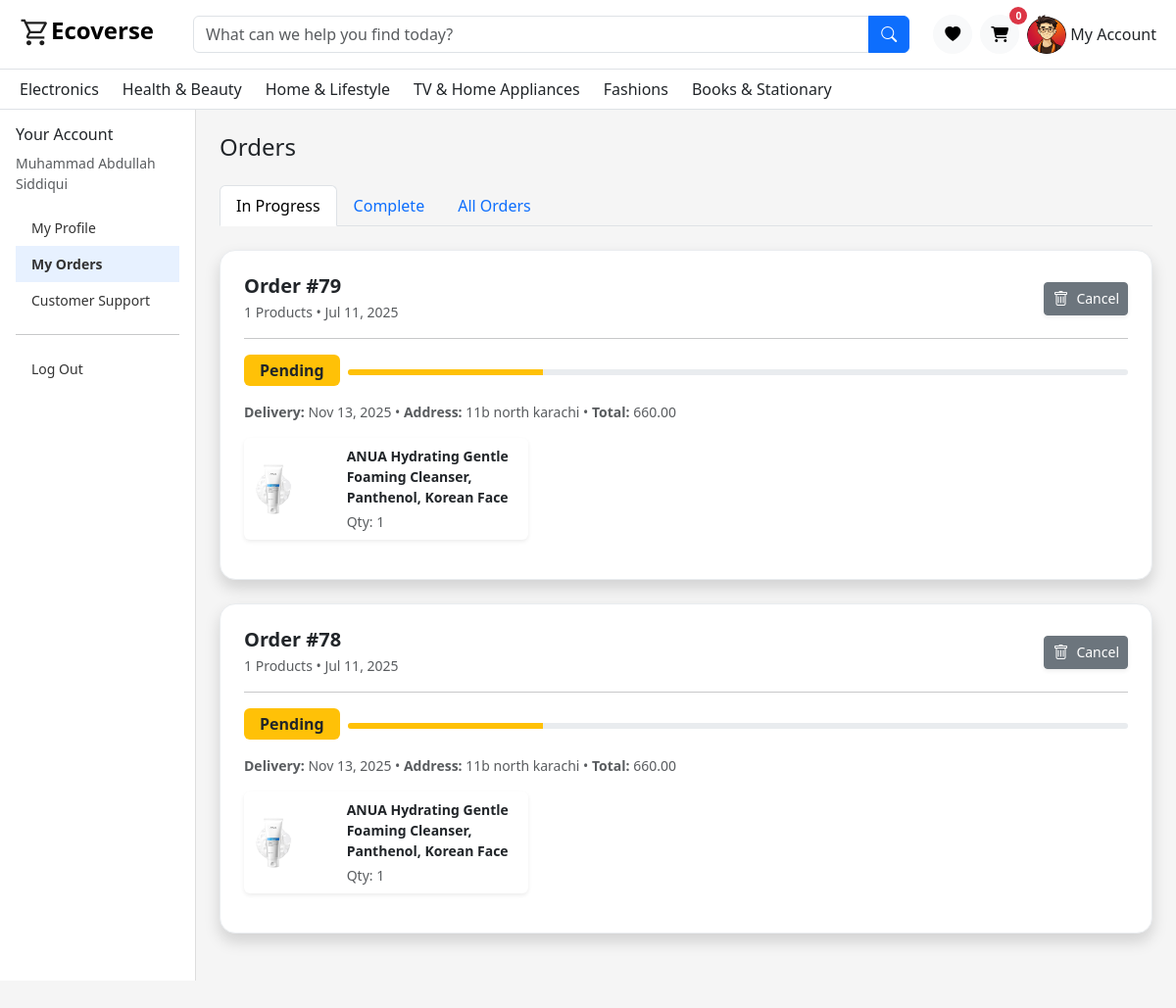
/Client/Profile.php (signed in), run on an earlier commit of the app's database.
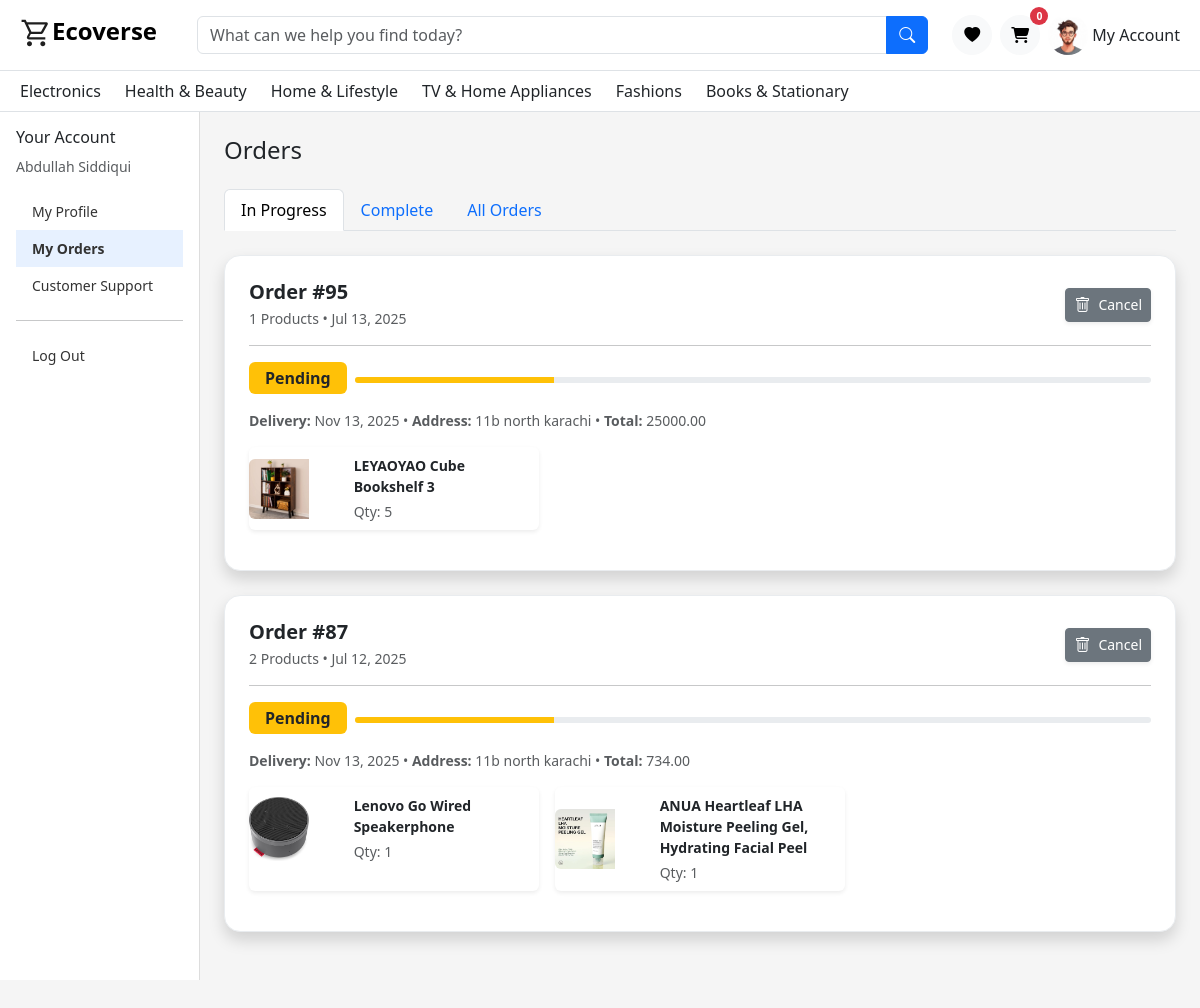
And on a later commit of the database.
### tables this page shows
CREATE TABLE `users` (
  `id` int(11) NOT NULL,
  `name` varchar(100) NOT NULL,
  `email` varchar(100) NOT NULL,
  `password` varchar(255) NOT NULL,
  `phone` varchar(20) DEFAULT NULL,
  `role` enum('user','admin') DEFAULT 'user',
  `status` enum('active','inactive') DEFAULT 'active',
  `created_at` datetime DEFAULT current_timestamp(),
  `updated_at` datetime DEFAULT current_timestamp() ON UPDATE current_timestamp(),
  `user_profile` varchar(255) NOT NULL DEFAULT '',
  `gender` enum('male','female') DEFAULT 'male',
  `email_token` varchar(255) DEFAULT NULL,
  `token_expiry` datetime DEFAULT NULL
);

CREATE TABLE `categories` (
  `id` int(11) NOT NULL,
  `name` varchar(100) NOT NULL
);

CREATE TABLE `orders` (
  `id` int(11) NOT NULL,
  `user_id` int(11) DEFAULT NULL,
  `address_id` int(11) DEFAULT NULL,
  `total` decimal(10,2) DEFAULT NULL,
  `status` enum('pending','shipped','delivered','cancelled') DEFAULT 'pending',
  `created_at` timestamp NOT NULL DEFAULT current_timestamp(),
  `payment_method` enum('Cash','Card','UPI','Wallet') NOT NULL
);

CREATE TABLE `addresses` (
  `id` int(11) NOT NULL,
  `user_id` int(11) NOT NULL,
  `full_name` varchar(100) NOT NULL,
  `phone` varchar(20) DEFAULT NULL,
  `address_line1` varchar(255) NOT NULL,
  `city` varchar(100) NOT NULL,
  `country` varchar(100) DEFAULT 'Pakistan',
  `type` enum('billing','shipping') NOT NULL,
  `created_at` timestamp NOT NULL DEFAULT current_timestamp(),
  `updated_at` timestamp NOT NULL DEFAULT current_timestamp()
);

CREATE TABLE `order_items` (
  `id` int(11) NOT NULL,
  `order_id` int(11) DEFAULT NULL,
  `product_id` int(11) DEFAULT NULL,
  `quantity` int(11) DEFAULT NULL,
  `price` decimal(10,2) DEFAULT NULL
);

CREATE TABLE `product_images` (
  `id` int(11) NOT NULL,
  `product_id` int(11) DEFAULT NULL,
  `image_url` varchar(255) DEFAULT NULL
);

CREATE TABLE `products` (
  `id` int(11) NOT NULL,
  `name` varchar(200) NOT NULL,
  `description` text DEFAULT NULL,
  `price` decimal(10,2) DEFAULT NULL,
  `subcategory_id` int(11) DEFAULT NULL,
  `created_at` datetime DEFAULT current_timestamp(),
  `brand_id` int(11) DEFAULT NULL,
  `category_id` int(11) DEFAULT NULL,
  `quantity` int(11) NOT NULL DEFAULT 0
);

### Client/Profile.php (the view, shortened to what this page needs)
<?php
include './includes/Navbar.php';
include("../Server/Admin-Panel/config/db.php");
$user_id = $_SESSION['user_id'];
?>
<link href="https://cdn.jsdelivr.net/npm/bootstrap@5.3.3/dist/css/bootstrap.min.css" rel="stylesheet" />
<link href="https://cdnjs.cloudflare.com/ajax/libs/font-awesome/6.5.0/css/all.min.css" rel="stylesheet" />
<div class="container-fluid">
  <div class="row">
    <?php
    $sql = "SELECT * FROM users WHERE id = $user_id";
    $result = $conn->query($sql);
    if ($row = $result->fetch_assoc()) {
    ?>
      <div id="sidebar_mob" class="col-12 col-md-3 col-lg-2 sidebar p-0">
        <div class="p-3">
          <h6>Your Account</h6>
          <small class="text-muted d-block mb-3"><?= htmlspecialchars($row['name']) ?></small>
          <a href="./homeprofile.php" id="Home">My Profile</a>
          <a href="./Profile.php" id='myorders' class="active">My Orders</a>
          <a href="./customer_support.php">Customer Support</a>
          <hr />
          <a href="./logout.php">Log Out</a>
        </div>
      </div>
    <?php
    }
    ?>
    <div class="col-md-9 col-lg-10 p-4">
      <h4 class="mb-4">Orders</h4>
      <ul class="nav nav-tabs mb-4" id="orderTabs" role="tablist">
        <li class="nav-item" role="presentation">
          <button class="nav-link active" data-bs-toggle="tab" data-bs-target="#current">In Progress</button>
        </li>
        <li class="nav-item" role="presentation">
          <button class="nav-link" data-bs-toggle="tab" data-bs-target="#unpaid">Complete</button>
        </li>
        <li class="nav-item" role="presentation">
          <button class="nav-link" data-bs-toggle="tab" data-bs-target="#all">All Orders</button>
        </li>
      </ul>
      <div class="tab-content">
        <div class="tab-pane fade show active" id="current">
          <?php
          $sql_pending_shipped = "
SELECT
    o.id AS order_id,
    o.user_id,
    o.created_at,
    o.status,
    o.total,
    a.address_line1 AS address,
    COUNT(oi.id) AS product_count_ps
FROM orders o
INNER JOIN addresses a ON o.address_id = a.id
INNER JOIN order_items oi ON o.id = oi.order_id
WHERE o.user_id = $user_id
AND o.status IN ('pending', 'shipped')
GROUP BY o.id, o.user_id, o.created_at, o.status, o.total, a.address_line1
ORDER BY o.created_at DESC";
          $result_pending_shipped = $conn->query($sql_pending_shipped);
          if ($result_pending_shipped->num_rows > 0) {
            while ($order_ps = $result_pending_shipped->fetch_assoc()) {
          ?>
              <div class="order-card shadow rounded-4 p-4 mb-4 bg-white border border-light-subtle order-remove" data-id="<?= $order_ps['order_id'] ?>">
                <div class="d-flex flex-column flex-md-row justify-content-between align-items-start align-items-md-center gap-2">
                  <div>
                    <h5 class="mb-1 text-dark fw-semibold">Order #<?= $order_ps['order_id'] ?></h5>
                    <div class="text-muted small">
                      <?= $order_ps['product_count_ps'] ?> Products • <?= date('M d, Y', strtotime($order_ps['created_at'])) ?>
                    </div>
                  </div>
                  <div class="d-flex flex-wrap gap-2 mt-2 mt-md-0">
                      <?php if ($order_ps['status'] === 'pending') { ?>
                        <button onclick="orderCancel(<?= $order_ps['order_id']  ?>)" class="btn btn-sm btn-secondary d-inline-flex align-items-center gap-2 shadow-sm">
                          <i class="bi bi-trash fs-6"></i>
                          <span>Cancel</span>
                        </button>
                      <?php } ?>
                  </div>
                </div>
                <hr class="my-3">
                <?php
                $badgeClass = '';
                $progress = 0;
                if ($order_ps['status'] === "pending") {
                  $badgeClass = 'bg-warning text-dark';
                  $progress = 25;
                } elseif ($order_ps['status'] === "shipped") {
                  $badgeClass = 'bg-primary';
                  $progress = 50;
                } elseif ($order_ps['status'] === "delivered") {
                  $badgeClass = 'bg-success';
                  $progress = 100;
                } elseif ($order_ps['status'] === "cancelled") {
                  $badgeClass = 'bg-danger';
                  $progress = 0;
                }
                ?>
                <div class="d-flex flex-wrap gap-2 align-items-center mb-3">
                  <span class="badge <?= $badgeClass ?> text-capitalize px-3 py-2 fs-6"><?= $order_ps['status'] ?></span>
                  <div class="flex-grow-1">
                    <div class="progress mt-1" style="height: 6px;">
                      <div class="progress-bar <?= $badgeClass ?>" role="progressbar" style="width: <?= $progress ?>%;" aria-valuenow="<?= $progress ?>" aria-valuemin="0" aria-valuemax="100"></div>
                    </div>
                  </div>
                </div>
                <div class="small text-muted mb-3">
                  <strong>Delivery:</strong> Nov 13, 2025 •
                  <strong>Address:</strong> <?= $order_ps['address'] ?> •
                  <strong>Total:</strong> <?= $order_ps['total'] ?>
                </div>
                <div class="row g-3">
                  <?php
                  $order_id_ps = $order_ps['order_id'];
                  $itemsSql_ps = "
SELECT
  products.name AS product_name,
  product_images.image_url,
  order_items.quantity
FROM order_items
INNER JOIN products ON products.id = order_items.product_id
INNER JOIN product_images ON product_images.product_id = products.id
WHERE order_items.order_id = $order_id_ps";
                  $itemsResult_ps = $conn->query($itemsSql_ps);
                  while ($item_ps = $itemsResult_ps->fetch_assoc()) {
                  ?>
                    <div class="col-12 col-md-6 col-lg-4 mb-3">
                      <div class="card h-100 border-0 shadow-sm hover-shadow transition">
                        <div class="row g-0 align-items-center">
                          <div class="col-4">
                            <img src="../Server/uploads/<?= $item_ps['image_url'] ?>" alt="Product" class="img-fluid rounded-start">
                          </div>
                          <div class="col-8">
                            <div class="card-body p-2">
                              <p class="small mb-1 fw-semibold"><?= $item_ps['product_name'] ?></p>
                              <div class="text-muted small">Qty: <?= $item_ps['quantity'] ?></div>
                            </div>
                          </div>
                        </div>
                      </div>
                    </div>
                  <?php } ?>
                </div>
              </div>
          <?php }
          } else {
            echo '<h2 class="text-center text-muted py-5">No in-progress orders found.</h2>';
          } ?>
        </div>
      </div>
    </div>

### Client/includes/Navbar.php (shortened to what this page needs)
<?php
 include("../Server/Admin-Panel/config/db.php");
 if (isset($_SESSION['user_id'])) {
   $user_id = $_SESSION['user_id'];
   $sql = "SELECT * FROM users WHERE id = $user_id ";
   $result = $conn->query($sql);
   if ($row = $result->fetch_assoc()) {
     $profile = $row['user_profile'];
   }
 }
 ?>
<nav class="navbar navbar-expand-lg bg-white border-bottom pt-2  ">
  <div class="container-fluid mx-2 navbar_des  ">
    <a class="navbar-brand d-flex align-items-start fs-4" href="./index.php">
      <strong class="mb-2"><img height="32px" src="./Assets/Images/shopping_cart_37dp_1F1F1F_FILL0_wght400_GRAD0_opsz40.svg" alt="">Ecoverse</strong>
    </a>
    <form autocomplete="off" class="d-flex flex-grow-1 mx-4 position-relative    " role="search" id="searchForm">
      <div class="input-group flex-grow-1">
        <input
          class="form-control search-box searchInput"
          type="search"
          placeholder="What can we help you find today?"
          oninput="searchFunc(this.value)" />
        <button id="search-btn" class="btn btn-primary " type="submit">
          <i class="bi bi-search"></i>
        </button>
      </div>
    </form>
    <div id='icons_navbar' class="d-flex align-items-center gap-2">
      <a href="#"
        class="btn btn-light rounded-circle p-0 d-flex align-items-center justify-content-center position-relative"
        style="width: 40px; height: 40px;">
        <i class="	bi bi-heart-fill"></i>
      </a>
      <a onclick="checkauth('cart')"
        class="btn btn-light rounded-circle p-0 d-flex align-items-center justify-content-center position-relative"
        style="width: 40px; height: 40px;">
        <i class="fas fa-cart-shopping"></i>
        <span
          class="position-absolute top-0 start-100 translate-middle badge bg-danger rounded-circle d-flex align-items-center justify-content-center " id='cartCount'
          style="width: 18px; height: 18px; font-size: 0.65rem;">
          <?= isset($_SESSION['cart']) ? count($_SESSION['cart']) : 0; ?>
        </span>
      </a>
      <div class="dropdown drop">
        <a class="nav-link d-flex align-items-center" href="#" data-bs-toggle="dropdown">
          <img src="<?= empty($profile) ? './Assets/Images/user.png' : '../Server/uploads/' . $profile ?>" width="40" height="40" class="rounded-circle me-1">
          My Account
        </a>
      </div>
    </div>
  </div>
</nav>
<nav class="navbar2 bg-white border-bottom py-2  navbar_desktop ">
  <div class="container-fluid mx-2 d-flex justify-content-between">
    <div class="d-flex gap-4 flex-wrap">
      <?php
       $sql = "SELECT * FROM categories";
       $result = $conn->query($sql);
       while ($row = $result->fetch_assoc()) {
       ?>
        <div class="dropdown">
          <a href="#" class="nav-link" data-bs-toggle="dropdown">
            <?= htmlspecialchars($row['name']) ?>
          </a>
        </div>
      <?php
       }
       ?>
    </div>
  </div>
</nav>

### Client/Assets/CSS/home.css (style rules this page uses)
.search-box { border-radius: 0; }
.nav-link { font-weight: 500; }

### Client/Profile.php (style rules this page uses)
body { background: #f5f6f8; font-weight: 500; }
.sidebar { min-height: 100vh; background: white; border-right: 1px solid #ddd; }
.sidebar a { padding: 8px 16px; display: block; color: #333; text-decoration: none; font-size: 14px; }
.sidebar a.active { background-color: #e7f1ff; font-weight: 600; }
.order-card { border: 1px solid #ddd; background: #fff; border-radius: 8px; margin-bottom: 20px; padding: 20px; }
.order-card img { max-width: 60px; }

### Client/includes/mobile-icon.php (style rules this page uses)
body { padding-bottom: 60px; }

What changed in the data, as far as the page shows it:
removed orders: id "79", product_count_ps "1", created_at "Jul 11, 2025", status "Pending", address.address_line1 "11b north karachi", total "660.00"
removed order_items: product_images.image_url (picture), product.name "ANUA Hydrating Gentle Foaming Cleanser, Panthenol, Korean Face", quantity "1", shown under "79"
removed orders: id "78", product_count_ps "1", created_at "Jul 11, 2025", status "Pending", address.address_line1 "11b north karachi", total "660.00"
removed order_items: product_images.image_url (picture), product.name "ANUA Hydrating Gentle Foaming Cleanser, Panthenol, Korean Face", quantity "1", shown under "78"
changed users: user_profile: a different picture; name "Muhammad Abdullah Siddiqui" → "Abdullah Siddiqui"
added orders: id "95", product_count_ps "1", created_at "Jul 13, 2025", status "Pending", address.address_line1 "11b north karachi", total "25000.00"
added order_items: product_images.image_url (picture), product.name "LEYAOYAO Cube Bookshelf 3", quantity "5", shown under "95"
added orders: id "87", product_count_ps "2", created_at "Jul 12, 2025", status "Pending", address.address_line1 "11b north karachi", total "734.00"
added order_items: product_images.image_url (picture), product.name "Lenovo Go Wired Speakerphone", quantity "1", shown under "87"
added order_items: product_images.image_url (picture), product.name "ANUA Heartleaf LHA Moisture Peeling Gel, Hydrating Facial Peel", quantity "1", shown under "87"
